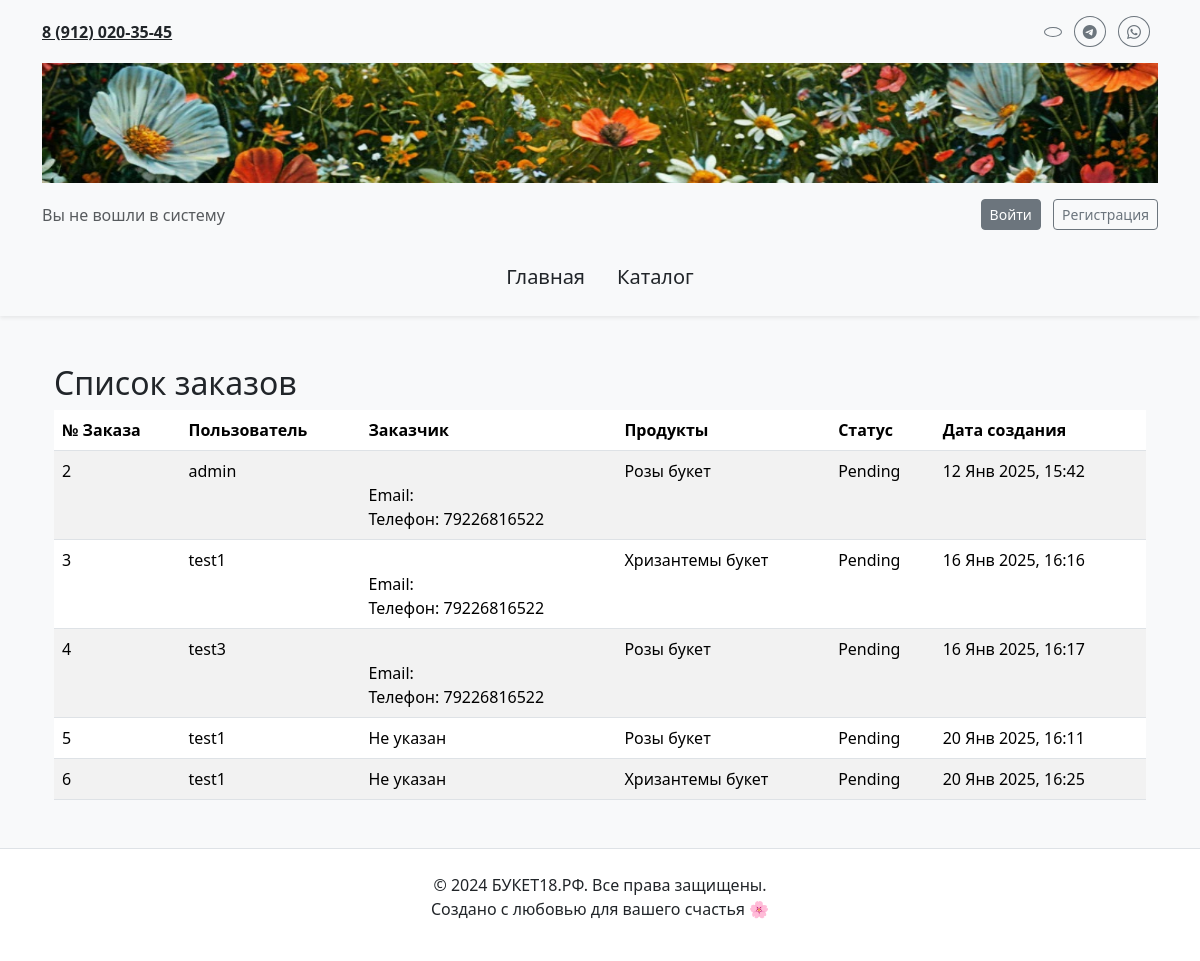
The app's page /orders/, older data.
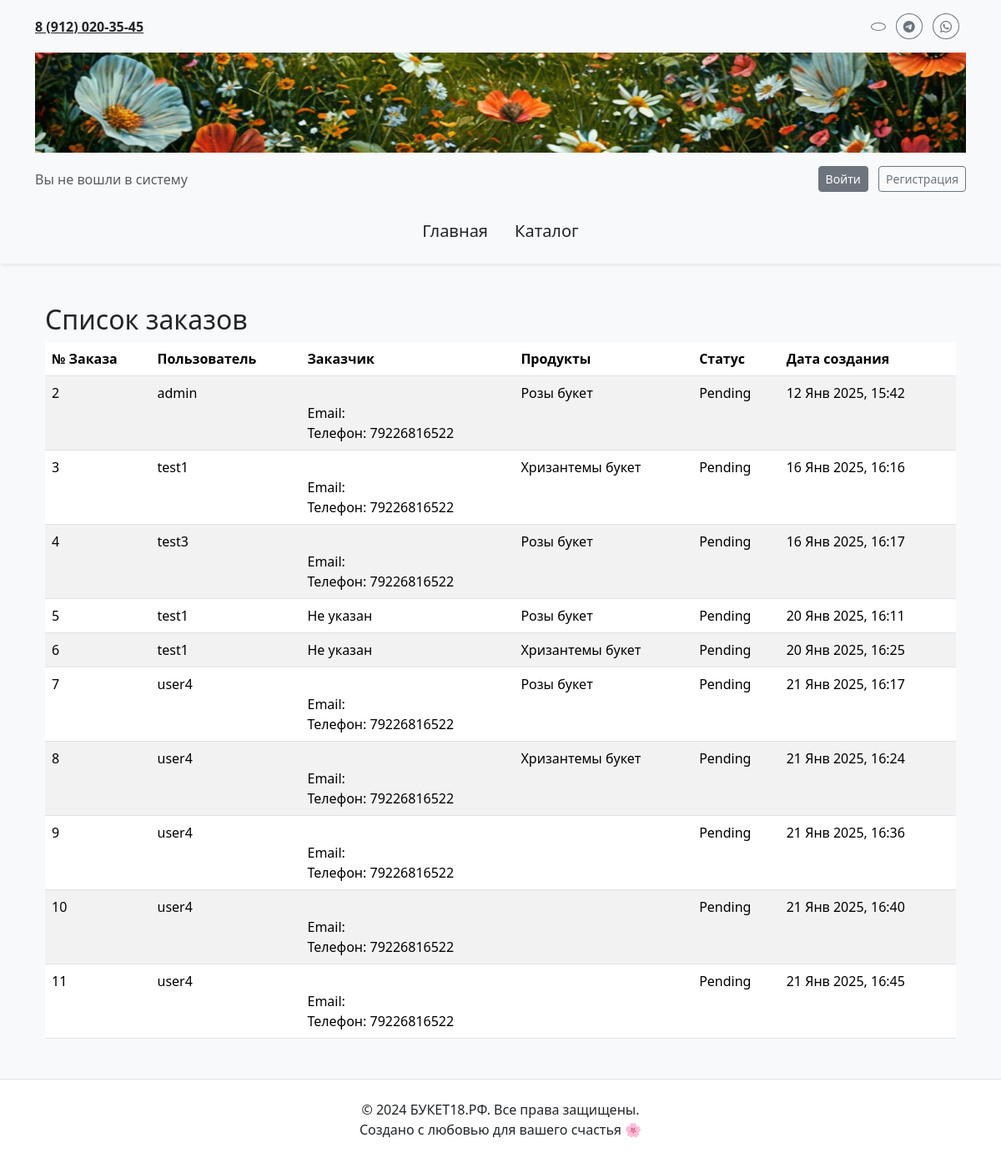
The same page, newer data.
### main/models.py (models this page shows, shortened)
class Order(models.Model):
    STATUS_CHOICES = [
        ('PENDING', 'Pending'),
        ('SHIPPED', 'Shipped'),
        ('DELIVERED', 'Delivered'),
        ('CANCELLED', 'Cancelled'),
    ]
    id = models.AutoField(primary_key=True)
    user = models.ForeignKey(User, on_delete=models.CASCADE, related_name='orders', blank=True, null=True)
    customer = models.ForeignKey(Customer, on_delete=models.CASCADE, related_name='orders', blank=True, null=True)  # Новое поле
    products = models.ManyToManyField(Product, related_name='orders')
    status = models.CharField(max_length=20, choices=STATUS_CHOICES, default='PENDING')
    delivery_address = models.CharField(max_length=255, blank=True, null=True)
    created_at = models.DateTimeField(auto_now_add=True)
    class Meta:
        verbose_name = "Заказ"
        verbose_name_plural = "Заказы"

class Customer(models.Model):
    name = models.CharField(max_length=100)
    email = models.EmailField(unique=True)  # Уникальный email
    phone = models.CharField(
        max_length=15,
        blank=True,
        null=True,
        unique=True  # Ограничение уникальности для телефона
    )
    telegram_id = models.BigIntegerField(blank=True, null=True)  # ID пользователя Telegram

class Product(models.Model):
    id = models.AutoField(primary_key=True)
    name = models.CharField(max_length=255)
    price = models.DecimalField(max_digits=10, decimal_places=2)
    image = models.ImageField(upload_to='products/', null=True, blank=True)
    class Meta:
        verbose_name = "Продукт"
        verbose_name_plural = "Продукты"

### main/views.py (the view)
# urls.py: path('orders/', views.order_list, name='order_list'),
def order_list(request):
    orders = Order.objects.select_related('user', 'customer').all()
    return render(request, 'main/order_list.html', {'orders': orders})

### main/templates/main/order_list.html (shortened to what this page needs)
{% extends 'main/layoute.html' %}
{% block content %}
    <div class="container my-5">
        <h2>Список заказов</h2>
        {% if orders %}
            <table class="table table-striped">
                <thead>
                    <tr>
                        <th>№ Заказа</th>
                        <th>Пользователь</th>
                        <th>Заказчик</th>
                        <th>Продукты</th>
                        <th>Статус</th>
                        <th>Дата создания</th>
                    </tr>
                </thead>
                <tbody>
                    {% for order in orders %}
                        <tr>
                            <td>{{ order.id }}</td>
                            <td>
                                {% if order.user %}
                                    {{ order.user.username }}
                                {% else %}
                                    Не указан
                                {% endif %}
                            </td>
                            <td>
                                {% if order.customer %}
                                    {{ order.customer.name }}<br>
                                    Email: {{ order.customer.email }}<br>
                                    Телефон: {{ order.customer.phone|default:"Не указан" }}
                                {% else %}
                                    Не указан
                                {% endif %}
                            </td>
                            <td>
                                {% for product in order.products.all %}
                                    {{ product.name }}<br>
                                {% endfor %}
                            </td>
                            <td>{{ order.get_status_display }}</td>
                            <td>{{ order.created_at|date:"d M Y, H:i" }}</td>
                        </tr>
                    {% endfor %}
                </tbody>
            </table>
        {% else %}
            <p>Нет заказов.</p>
        {% endif %}
    </div>
{% endblock %}

### main/templates/main/layoute.html (shortened to what this page needs)
{% load static %}
<!DOCTYPE html>
<html lang="en">
<head>
    <link href="https://cdn.jsdelivr.net/npm/bootstrap@5.3.2/dist/css/bootstrap.min.css" rel="stylesheet">
    <link rel="stylesheet" href="{% static 'main/css/main.css' %}">
    <link rel="stylesheet" href="https://cdn.jsdelivr.net/npm/bootstrap-icons/font/bootstrap-icons.css">
</head>
<body class="bg-light text-dark">
    {% include 'main/header.html' %}
    <main class="container my-5">
        {% block content %}{% endblock %}
    </main>
    <footer class="text-center py-4 bg-white border-top">
        <p class="mb-0">&copy; 2024 БУКЕТ18.РФ. Все права защищены.</p>
        <p>Создано с любовью для вашего счастья 🌸</p>
    </footer>
</body>
</html>

### main/templates/main/header.html (shortened to what this page needs)
{% load static %}
<header class="header bg-light py-3 shadow-sm">
  <div class="container">
    <div class="d-flex justify-content-between align-items-center mb-3">
      <div class="contacts">
        <a href="tel:89120203545" class="phone text-dark fw-bold">8 (912) 020-35-45</a>
      </div>
      <div class="social-icons">
        <a href="https://vk.com" target="_blank" class="btn btn-outline-secondary btn-sm rounded-circle me-2">
        </a>
        <a href="https://telegram.org" target="_blank" class="btn btn-outline-secondary btn-sm rounded-circle me-2">
          <i class="bi bi-telegram"></i>
        </a>
        <a href="https://wa.me" target="_blank" class="btn btn-outline-secondary btn-sm rounded-circle me-2">
          <i class="bi bi-whatsapp"></i>
        </a>
      </div>
    </div>
    <div class="text-center logo mb-3">
      <a href="{% url 'index' %}">
        <img src="{% static 'main/images/logo.png' %}" alt="Логотип сайта БУКЕТ18.РФ" class="img-fluid w-100">
      </a>
    </div>
    <div class="user-auth d-flex justify-content-between align-items-center mb-3">
      <div>
        {% if user.is_authenticated %}
          <span class="text-success fw-bold">Добро пожаловать, {{ user.username }}!</span>
        {% else %}
          <span class="text-muted">Вы не вошли в систему</span>
        {% endif %}
      </div>
     <div>
    {% if user.is_authenticated %}
        <form method="post" action="{% url 'logout' %}" style="display:inline;">
            {% csrf_token %}
            <button type="submit" class="btn btn-outline-secondary btn-sm">Выйти</button>
        </form>
    {% else %}
        <a href="{% url 'login' %}" class="btn btn-secondary btn-sm">Войти</a>
        <a href="{% url 'register' %}" class="btn btn-outline-secondary btn-sm ms-2">Регистрация</a>
    {% endif %}
</div>
    </div>
    <nav class="navigation mt-4">
      <ul class="nav justify-content-center">
        <li class="nav-item">
          <a href="{% url 'index' %}" class="nav-link text-dark fs-5">Главная</a>
        </li>
        <li class="nav-item">
          <a href="{% url 'user' %}" class="nav-link text-dark fs-5">Каталог</a>
        </li>
      </ul>
    </nav>
  </div>
</header>

### main/static/main/css/main.css (style rules this page uses)
.header .logo img { max-height: 120px; width: 100%; transition: transform 0.3s ease; }
.header .contacts .phone { font-size: 1rem; font-weight: bold; }
.navigation .nav-link { font-size: 1.2rem; color: #333; }

Row changes from the older to the newer data that the page shows:
added Order: id "7", user.username "user4", customer.phone "79226816522", status "Pending", created_at "21 Янв 2025, 16:17", Product (name "Розы букет")
added Order: id "8", user.username "user4", customer.phone "79226816522", status "Pending", created_at "21 Янв 2025, 16:24", Product (name "Хризантемы букет")
added Order: id "9", user.username "user4", customer.phone "79226816522", status "Pending", created_at "21 Янв 2025, 16:36"
added Order: id "10", user.username "user4", customer.phone "79226816522", status "Pending", created_at "21 Янв 2025, 16:40"
added Order: id "11", user.username "user4", customer.phone "79226816522", status "Pending", created_at "21 Янв 2025, 16:45"
